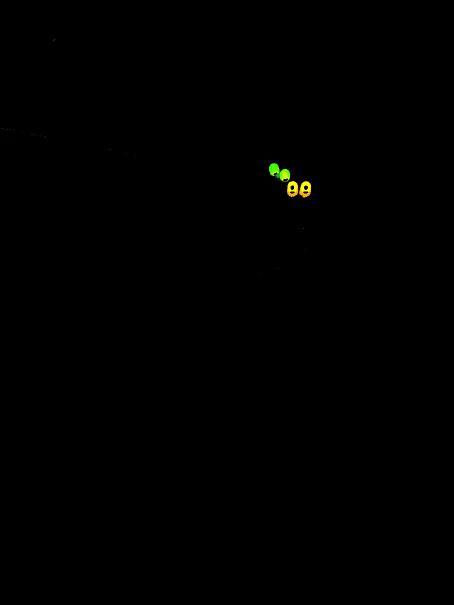
#> input picture img/gray_base.jpeg, 907 x 1209 px, found by its file name (shown at 1/2 size)
$ python translate.py
#> lines starting #> are read from the running program, lines starting #| are printed output that depends on the picture
# -*- coding: utf-8 -*-

import cv2


def resize(src):
    height = src.shape[0]
    width = src.shape[1]

    src2 = cv2.resize(src, (int(width*0.3), int(height*0.3)))
    return src2


if __name__ == '__main__':

    # 対象画像を指定
    base_image_path = 'base.jpeg'
    temp_image_path = 'IMG_1282.jpeg'

    # 画像をグレースケールで読み込み
    gray_base_src = resize(cv2.imread("gray_"+base_image_path, 0))
#> in resize, `height = src.shape[0]`: height = 1209
#> in resize, `src2 = cv2.resize(src, (int(width*0.3), int(height*0.3)))`:
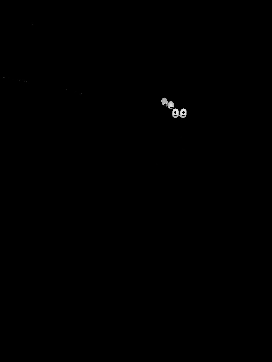
#> src2: shape (362, 272); min 0, max 228, mean 0.3
    gray_temp_src = resize(cv2.imread("gray_"+temp_image_path, 0))
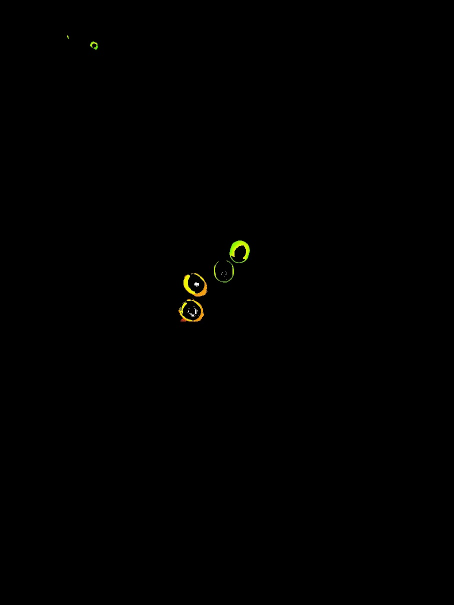
#> input picture gray_IMG_1282.jpeg, 907 x 1209 px (shown at 1/2 size)

    # マッチング結果書き出し準備
    # 画像をBGRカラーで読み込み
    color_base_src = resize(cv2.imread("gray_" + base_image_path, 1))
#> in resize, src is the input picture: shape (1209, 907, 3); mean B, G, R 0, 0.4, 0.3
    color_temp_src = resize(cv2.imread("gray_" + temp_image_path, 1))
#> in resize, src is the input picture: shape (1209, 907, 3); mean B, G, R 0.1, 0.5, 0.5


    # 特徴点の検出
    type = cv2.AKAZE_create()
    kp_01, des_01 = type.detectAndCompute(gray_base_src, None)
#> kp_01 = 11 keypoints; strongest (x, y, size): (170, 104, 4.8), (180, 113, 8.1), (164, 101, 4.8), (183, 113, 5.7)
    kp_02, des_02 = type.detectAndCompute(gray_temp_src, None)
#> kp_02 = 19 keypoints; strongest (x, y, size): (143, 147, 8.1), (111, 169, 5.7), (143, 145, 5.7), (144, 150, 4.8)

    # マッチング処理
    bf = cv2.BFMatcher(cv2.NORM_HAMMING)
    matches = bf.match(des_01, des_02)
#> matches = 11 matches
    matches = sorted(matches, key = lambda x:x.distance)
    mutch_image_src = cv2.drawMatches(color_base_src, kp_01, color_temp_src, kp_02, matches[:10], None, flags=2)
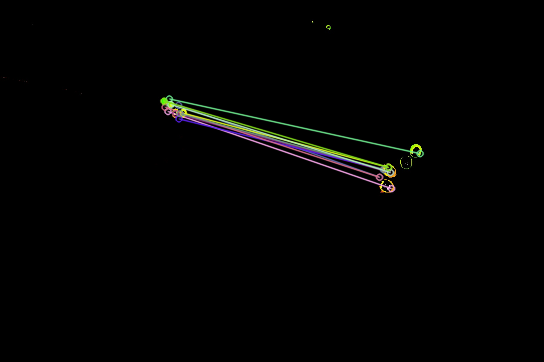
#> mutch_image_src: shape (362, 544, 3); mean B, G, R 2, 2.6, 2.4

    # 結果の表示
    #cv2.imshow("mutch_image_src", mutch_image_src)
    cv2.imwrite("mutch_image_src.jpeg", mutch_image_src)

    cv2.waitKey(0)
    cv2.destroyAllWindows()
